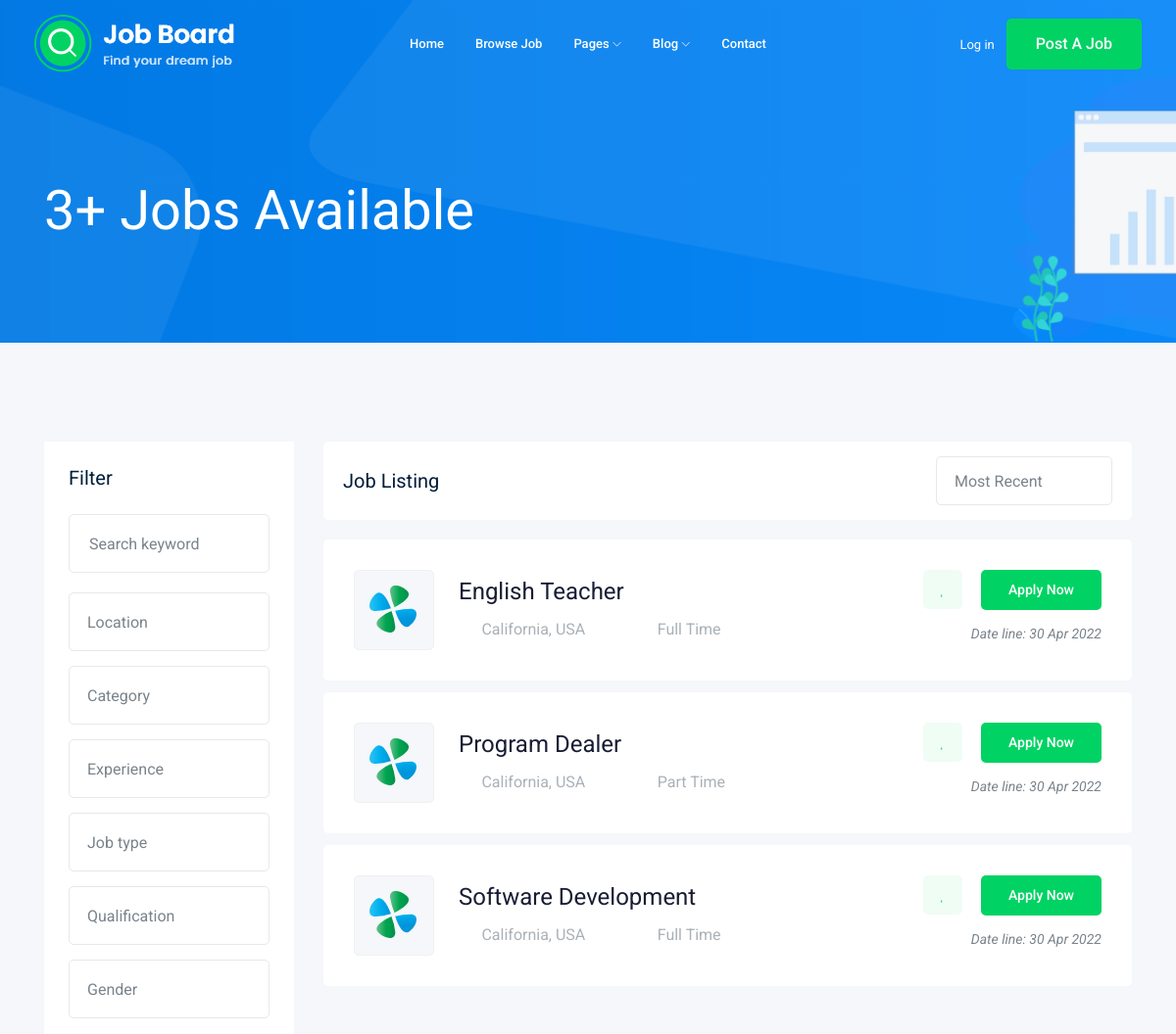
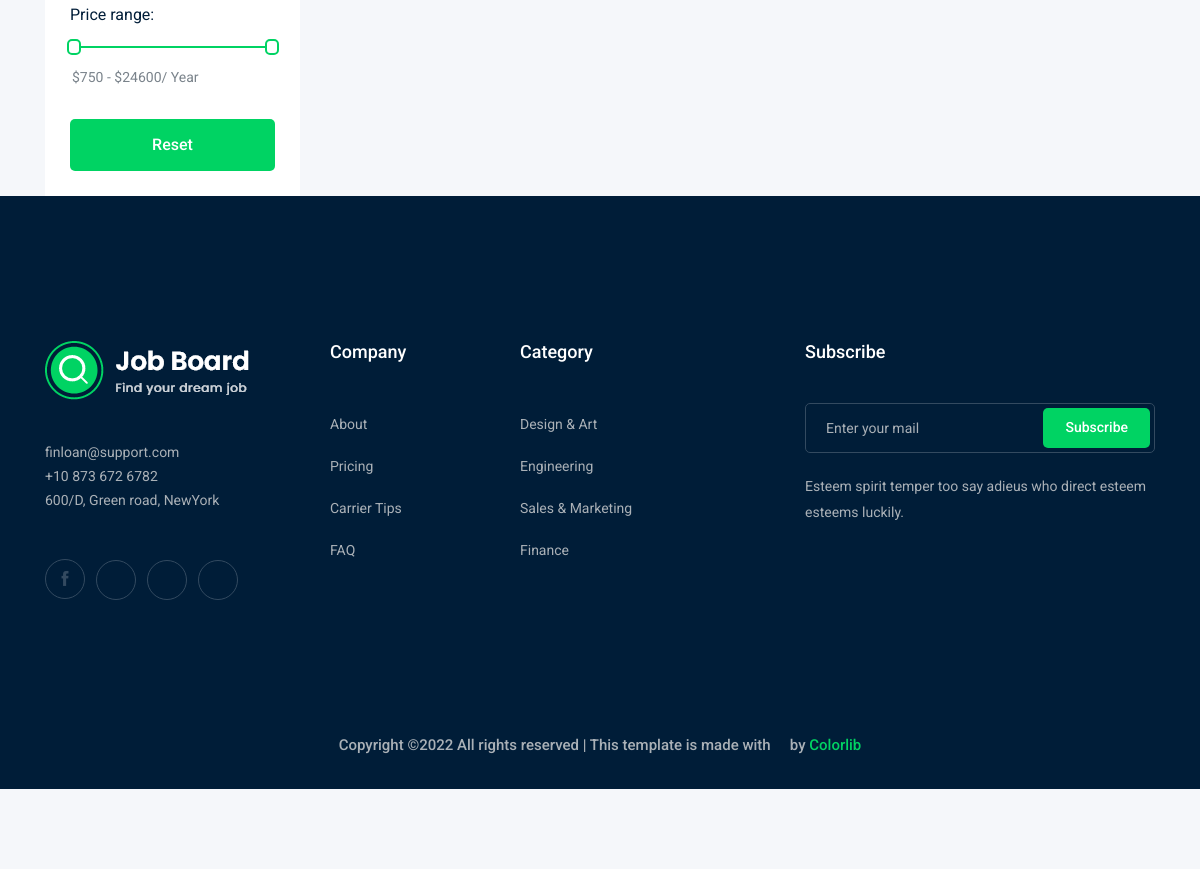
Screenshot of /jobs/ with the database file from the repository (2 pictures, top to bottom).
### job/models.py (models this page shows, shortened)
class Job(models.Model):
    owner = models.ForeignKey(User, related_name='job_owner', on_delete=models.CASCADE)
    title = models.CharField(max_length=100)
    job_type = models.CharField(max_length=15, choices=JOB_TYPE)
    description = models.TextField(max_length=1000)
    published_at = models.DateTimeField(auto_now=True)
    vacancy = models.IntegerField(default=1)
    salary = models.IntegerField(default=0)
    experience = models.IntegerField(default=1)
    category = models.ForeignKey('Category', on_delete=models.CASCADE)
    image = models.ImageField(upload_to=image_upload)
    slug = models.SlugField(blank=True, null=True)
    def __str__(self):
        return self.title

### job/views.py (the view)
# urls.py: path('', views.job_list, name='job_list'),
def job_list(request):
    job_list = Job.objects.all()
    paginator = Paginator(job_list, 5) # Show 5 Jobs Per Page.
    page_number = request.GET.get('page')
    page_obj = paginator.get_page(page_number)
    context = {'jobs': page_obj}
    print(job_list)
    return render(request, 'job/job_list.html', context)

### job/templates/job/job_list.html (shortened to what this page needs)
{% extends 'base.html' %}
{% block body %}
    <div class="bradcam_area bradcam_bg_1">
        <div class="container">
            <div class="row">
                <div class="col-xl-12">
                    <div class="bradcam_text">
                        <h3>{{ jobs.paginator.count }}+ Jobs Available</h3>
                    </div>
                </div>
            </div>
        </div>
    </div>
    <div class="job_listing_area plus_padding">
        <div class="container">
            <div class="row">
                <div class="col-lg-3">
                    <div class="job_filter white-bg">
                        <div class="form_inner white-bg">
                            <h3>Filter</h3>
                            <form action="#">
                                <div class="row">
                                    <div class="col-lg-12">
                                        <div class="single_field">
                                            <input type="text" placeholder="Search keyword">
                                        </div>
                                    </div>
                                    <div class="col-lg-12">
                                    </div>
                                    <div class="col-lg-12">
                                    </div>
                                    <div class="col-lg-12">
                                    </div>
                                    <div class="col-lg-12">
                                    </div>
                                    <div class="col-lg-12">
                                    </div>
                                    <div class="col-lg-12">
                                    </div>
                                </div>
                            </form>
                        </div>
                        <div class="range_wrap">
                            <label for="amount">Price range:</label>
                            <div id="slider-range"></div>
                            <p>
                                <input type="text" id="amount" readonly style="border:0; color:#7A838B; font-size: 14px; font-weight:400;">
                            </p>
                        </div>
                        <div class="reset_btn">
                            <button  class="boxed-btn3 w-100" type="submit">Reset</button>
                        </div>
                    </div>
                </div>
                <div class="col-lg-9">
                    <div class="recent_joblist_wrap">
                        <div class="recent_joblist white-bg ">
                            <div class="row align-items-center">
                                <div class="col-md-6">
                                    <h4>Job Listing</h4>
                                </div>
                                <div class="col-md-6">
                                    <div class="serch_cat d-flex justify-content-end">
                                    </div>
                                </div>
                            </div>
                        </div>
                    </div>
                    <div class="job_lists m-0">
                        <div class="row">
                        {% for job in jobs %}
                            <div class="col-lg-12 col-md-12">
                                <div class="single_jobs white-bg d-flex justify-content-between">
                                    <div class="jobs_left d-flex align-items-center">
                                        <div class="thumb">
                                            <img src="img/svg_icon/1.svg" alt="">
                                        </div>
                                        <div class="jobs_conetent">
                                            <a href="{% url 'jobs:job_details' job.slug %}"><h4>{{ job }}</h4></a>
                                            <div class="links_locat d-flex align-items-center">
                                                <div class="location">
                                                    <p> <i class="fa fa-map-marker"></i> California, USA</p>
                                                </div>
                                                <div class="location">
                                                    <p> <i class="fa fa-clock-o"></i> {{ job.job_type }}</p>
                                                </div>
                                            </div>
                                        </div>
                                    </div>
                                    <div class="jobs_right">
                                        <div class="apply_now">
                                            <a class="heart_mark" href="#"> <i class="fa fa-heart"></i> </a>
                                            <a href="{% url 'jobs:job_details' job.slug %}" class="boxed-btn3">Apply Now</a>
                                        </div>
                                        <div class="date">
                                            <p>Date line: {{ job.published_at|date:'d M o' }}</p>
                                        </div>
                                    </div>
                                </div>
                            </div>
                        {% endfor %}
                        </div>
                </div>
            </div>
        </div>
    </div>
{% endblock body %}

### rows the page displays
Job: title "English Teacher", job_type "Full Time", published_at "30 Apr 2022"
Job: title "Program Dealer", job_type "Part Time", published_at "30 Apr 2022"
Job: title "Software Development", job_type "Full Time", published_at "30 Apr 2022"

### other values shown
{{ jobs.paginator.count }} "3"
